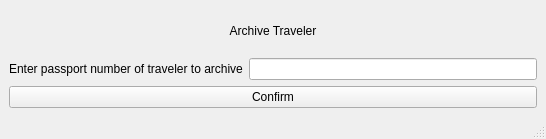
<?xml version="1.0" encoding="UTF-8"?>
<ui version="4.0">
	<class>MainWindow</class>
	<widget class="QMainWindow" name="MainWindow">
		<property name="geometry">
			<rect>
				<x>0</x>
				<y>0</y>
				<width>546</width>
				<height>139</height>
			</rect>
		</property>
		<property name="windowTitle">
			<string>MainWindow</string>
		</property>
		<widget class="QWidget" name="centralwidget">
			<layout class="QVBoxLayout" name="verticalLayout_2">
				<item>
					<layout class="QVBoxLayout" name="verticalLayout">
						<item>
							<widget class="QLabel" name="label_2">
								<property name="text">
									<string>Archive Traveler</string>
								</property>
								<property name="alignment">
									<set>Qt::AlignCenter</set>
								</property>
							</widget>
						</item>
						<item>
							<layout class="QFormLayout" name="formLayout">
								<item row="0" column="0">
									<widget class="QLabel" name="label">
										<property name="text">
											<string>Enter passport number of traveler to archive</string>
										</property>
									</widget>
								</item>
								<item row="1" column="0" colspan="2">
									<widget class="QPushButton" name="pushButton">
										<property name="text">
											<string>Confirm</string>
										</property>
									</widget>
								</item>
								<item row="0" column="1">
									<widget class="QLineEdit" name="lineEdit"/>
								</item>
							</layout>
						</item>
					</layout>
				</item>
			</layout>
		</widget>
		<widget class="QMenuBar" name="menubar">
			<property name="geometry">
				<rect>
					<x>0</x>
					<y>0</y>
					<width>546</width>
					<height>22</height>
				</rect>
			</property>
		</widget>
		<widget class="QStatusBar" name="statusbar"/>
	</widget>
	<resources/>
	<connections/>
</ui>
